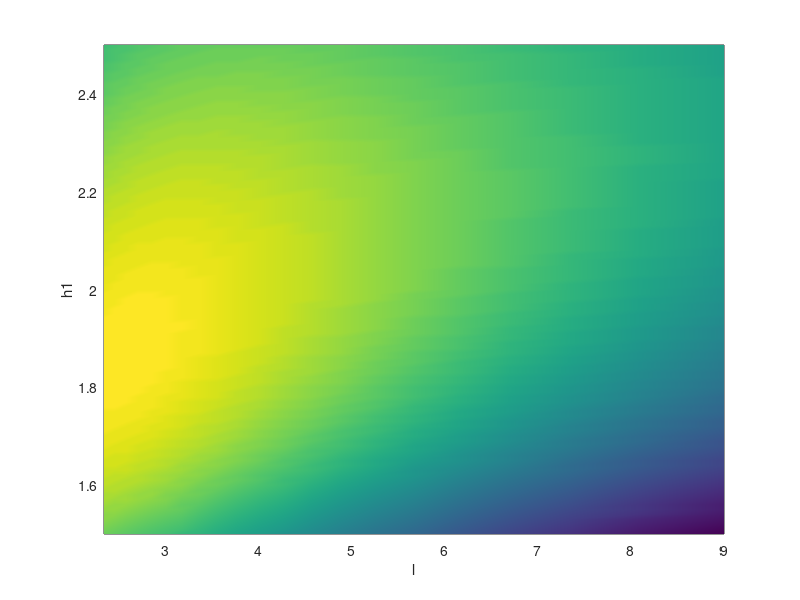
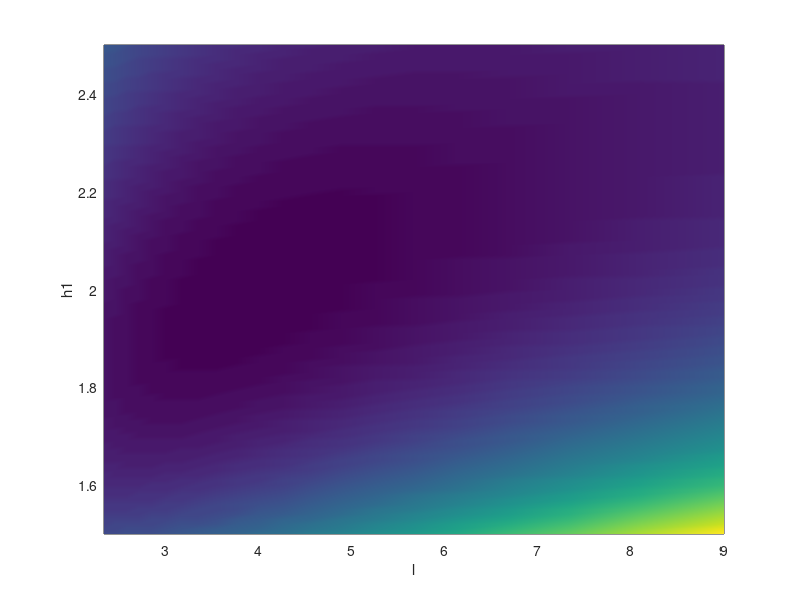

The MATLAB source for these figures, in order:
%% ANALITICAL SOLUTION OF REYNOLDS EQUATION FOR
%% THE FINITE STEP WEDGE

mu = 0.013; U = 10;
H = 1e-6; L = 1e-3;
S = 1;

pref = 6*mu*U*L/H^2;

% NX = 1000;
% x = linspace(0,1,NX);

% l = 4/(sqrt(27)+9); h1 = (sqrt(3)+2)/2;

l = 0.1:0.01:0.3; h1 = 1.5:0.01:2.5;

[l,h1] = meshgrid(l,h1);

pmax = @(l,h1) S*(h1-1).*(1-l).*l./(1+l.*(h1.^3-1));
% gradI = pmax/(1-l); gradD = pmax/-l;

% II0 = x < 1-l; II1 = x >= 1-l;

% p = x;
% p(II0) = x(II0)*S*gradI; p(II1) = (x(II1)-1+l)*S*gradD + (1-l)*S*gradI;

W = @(l,h1) 0.5 * pmax(l,h1);
F = @(l,h1) 3*S*(h1-1).^2.*l.*(1-l)./(1+l.*(h1.^3-1)) + S*((1-l)./h1+l);

Cf = F(l,h1)./W(l,h1);

figure(1)
pcolor(1./l-1,h1,pmax(l,h1));xlabel('l');ylabel('h1');
shading interp

figure(2)
pcolor(1./l-1,h1,Cf);xlabel('l');ylabel('h1');
shading interp
